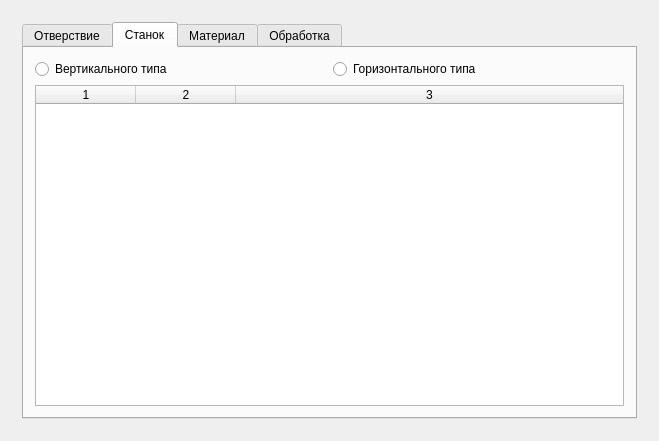
<?xml version="1.0" encoding="UTF-8"?>
<ui version="4.0">
 <class>MainWindow</class>
 <widget class="QMainWindow" name="MainWindow">
  <property name="geometry">
   <rect>
    <x>0</x>
    <y>0</y>
    <width>659</width>
    <height>441</height>
   </rect>
  </property>
  <property name="windowTitle">
   <string>Main Window</string>
  </property>
  <widget class="QWidget" name="centralWidget">
   <layout class="QVBoxLayout" name="verticalLayout_2">
    <item>
     <widget class="QStackedWidget" name="stackedWidget">
      <property name="contextMenuPolicy">
       <enum>Qt::DefaultContextMenu</enum>
      </property>
      <property name="layoutDirection">
       <enum>Qt::LeftToRight</enum>
      </property>
      <property name="lineWidth">
       <number>0</number>
      </property>
      <property name="currentIndex">
       <number>1</number>
      </property>
      <widget class="QWidget" name="page"/>
      <widget class="QWidget" name="page_2">
       <layout class="QVBoxLayout" name="verticalLayout_4">
        <item>
         <widget class="QTabWidget" name="tabWidget">
          <property name="currentIndex">
           <number>1</number>
          </property>
          <widget class="QWidget" name="tab">
           <attribute name="title">
            <string>Отверствие</string>
           </attribute>
           <layout class="QGridLayout" name="gridLayout">
            <item row="2" column="0">
             <widget class="QSpinBox" name="spinBox"/>
            </item>
            <item row="1" column="0">
             <widget class="QLabel" name="label">
              <property name="text">
               <string>Диаметр предварительного отверстия D0, мм</string>
              </property>
              <property name="alignment">
               <set>Qt::AlignCenter</set>
              </property>
              <property name="wordWrap">
               <bool>true</bool>
              </property>
             </widget>
            </item>
            <item row="5" column="0">
             <widget class="QLabel" name="label_3">
              <property name="text">
               <string>Шероховатость обработанного отверстия Ra, мкм</string>
              </property>
              <property name="alignment">
               <set>Qt::AlignCenter</set>
              </property>
              <property name="wordWrap">
               <bool>true</bool>
              </property>
             </widget>
            </item>
            <item row="3" column="0">
             <widget class="QLabel" name="label_2">
              <property name="text">
               <string>Длина отверстия L, мм</string>
              </property>
              <property name="alignment">
               <set>Qt::AlignCenter</set>
              </property>
              <property name="wordWrap">
               <bool>true</bool>
              </property>
             </widget>
            </item>
            <item row="4" column="0">
             <widget class="QSpinBox" name="spinBox_2"/>
            </item>
            <item row="9" column="2">
             <widget class="QLabel" name="label_7">
              <property name="text">
               <string>- мкм</string>
              </property>
              <property name="alignment">
               <set>Qt::AlignCenter</set>
              </property>
              <property name="wordWrap">
               <bool>true</bool>
              </property>
             </widget>
            </item>
            <item row="6" column="0">
             <widget class="QSpinBox" name="spinBox_3"/>
            </item>
            <item row="1" column="1">
             <widget class="QLabel" name="label_4">
              <property name="text">
               <string>Квалитет</string>
              </property>
              <property name="alignment">
               <set>Qt::AlignCenter</set>
              </property>
             </widget>
            </item>
            <item row="2" column="1">
             <widget class="QSpinBox" name="spinBox_4"/>
            </item>
            <item row="8" column="2">
             <widget class="QLabel" name="label_6">
              <property name="text">
               <string>+ мкм</string>
              </property>
              <property name="alignment">
               <set>Qt::AlignCenter</set>
              </property>
              <property name="wordWrap">
               <bool>true</bool>
              </property>
             </widget>
            </item>
            <item row="8" column="3">
             <widget class="QSpinBox" name="spinBox_6"/>
            </item>
            <item row="9" column="3">
             <widget class="QSpinBox" name="spinBox_7"/>
            </item>
            <item row="6" column="1">
             <widget class="QSpinBox" name="spinBox_5"/>
            </item>
            <item row="5" column="1">
             <widget class="QLabel" name="label_5">
              <property name="text">
               <string>Диаметр обработанного отверстия D, мм</string>
              </property>
              <property name="alignment">
               <set>Qt::AlignCenter</set>
              </property>
              <property name="wordWrap">
               <bool>true</bool>
              </property>
             </widget>
            </item>
           </layout>
          </widget>
          <widget class="QWidget" name="tab_2">
           <attribute name="title">
            <string>Станок</string>
           </attribute>
           <layout class="QGridLayout" name="gridLayout_3">
            <item row="0" column="0">
             <layout class="QGridLayout" name="gridLayout_2">
              <item row="0" column="0">
               <widget class="QRadioButton" name="radioButton">
                <property name="text">
                 <string>Вертикального типа</string>
                </property>
               </widget>
              </item>
             </layout>
            </item>
            <item row="0" column="1">
             <widget class="QRadioButton" name="radioButton_2">
              <property name="text">
               <string>Горизонтального типа</string>
              </property>
             </widget>
            </item>
            <item row="1" column="0" colspan="2">
             <widget class="QTableWidget" name="tableWidget">
              <property name="columnCount">
               <number>3</number>
              </property>
              <attribute name="horizontalHeaderCascadingSectionResizes">
               <bool>false</bool>
              </attribute>
              <attribute name="horizontalHeaderShowSortIndicator" stdset="0">
               <bool>false</bool>
              </attribute>
              <attribute name="horizontalHeaderStretchLastSection">
               <bool>true</bool>
              </attribute>
              <attribute name="verticalHeaderCascadingSectionResizes">
               <bool>false</bool>
              </attribute>
              <attribute name="verticalHeaderShowSortIndicator" stdset="0">
               <bool>false</bool>
              </attribute>
              <attribute name="verticalHeaderStretchLastSection">
               <bool>false</bool>
              </attribute>
              <column/>
              <column/>
              <column/>
             </widget>
            </item>
           </layout>
          </widget>
          <widget class="QWidget" name="tab_3">
           <attribute name="title">
            <string>Материал</string>
           </attribute>
          </widget>
          <widget class="QWidget" name="tab_4">
           <attribute name="title">
            <string>Обработка</string>
           </attribute>
          </widget>
         </widget>
        </item>
       </layout>
      </widget>
     </widget>
    </item>
   </layout>
  </widget>
  <widget class="QMenuBar" name="menuBar">
   <property name="geometry">
    <rect>
     <x>0</x>
     <y>0</y>
     <width>659</width>
     <height>19</height>
    </rect>
   </property>
  </widget>
 </widget>
 <layoutdefault spacing="6" margin="11"/>
 <resources/>
 <connections/>
</ui>
